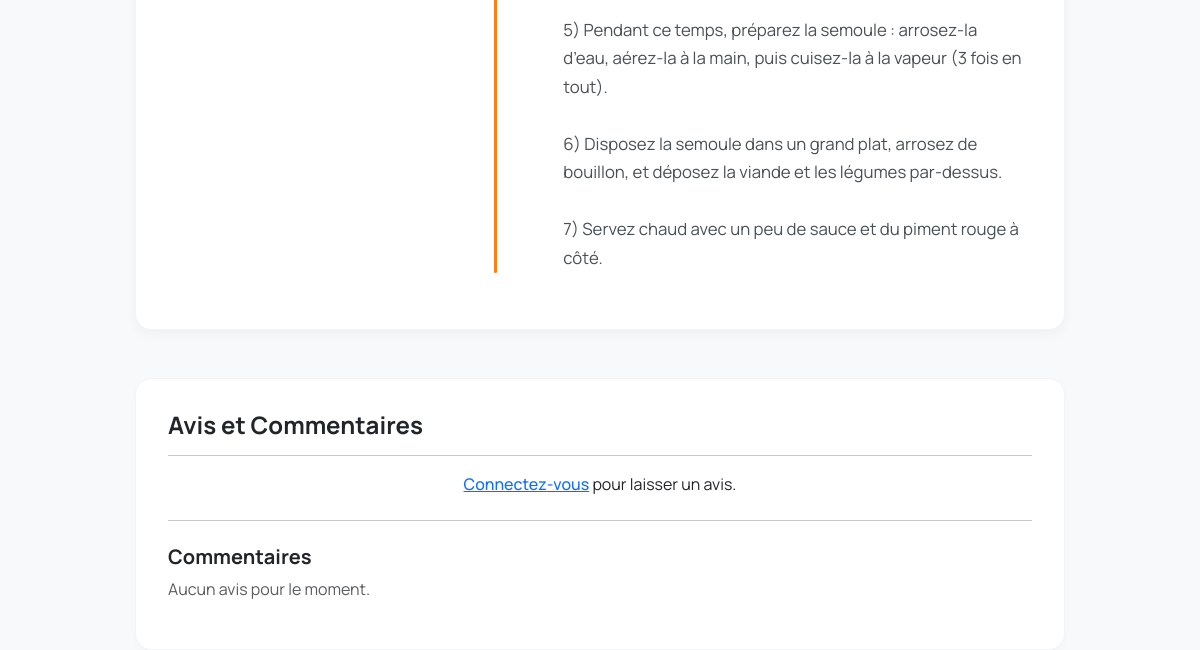
/recipe/3/ (lower part), run on an earlier commit of the app's database.
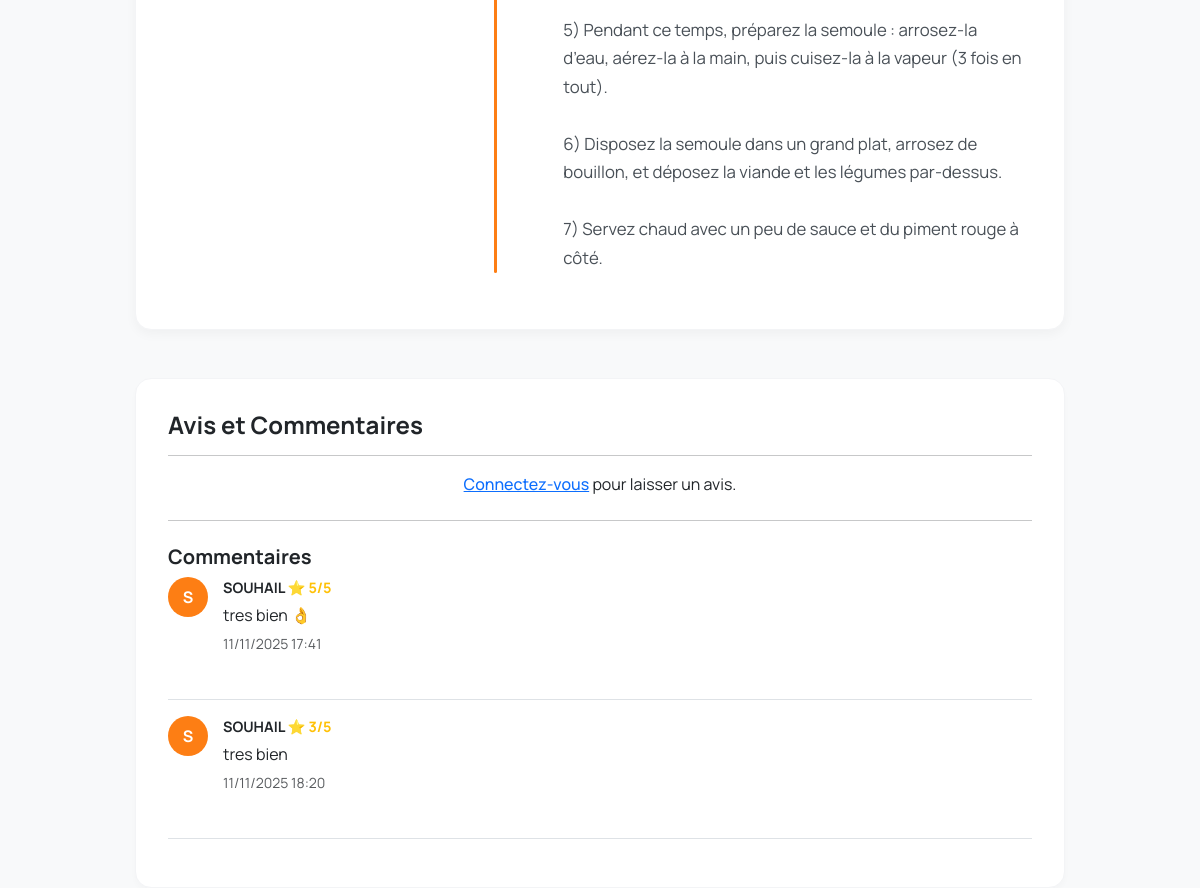
And on a later commit of the database.
### recettes/models.py (models this page shows, shortened)
class Review(models.Model):
    recipe = models.ForeignKey(Recipe, on_delete=models.CASCADE, related_name='reviews')
    user = models.ForeignKey(User, on_delete=models.CASCADE)
    rating = models.PositiveIntegerField(choices=[(i, i) for i in range(1, 6)])
    comment = models.TextField(blank=True)
    created_at = models.DateTimeField(auto_now_add=True)
    parent = models.ForeignKey(
        'self',
        on_delete=models.CASCADE,
        null=True,
        blank=True,
        related_name='replies'
    )
    class Meta:
        ordering = ['created_at']

### recettes/views.py (the view, shortened to what this page needs)
# urls.py: path('recipe/<int:recipe_id>/', views.recipe_detail, name='recipe_detail'),
def recipe_detail(request, recipe_id):
    recipe = get_object_or_404(Recipe, id=recipe_id)
    top_level_reviews = recipe.reviews.filter(parent=None)
    review_form = ReviewForm()
    context = {
        'recipe': recipe,
        'reviews': top_level_reviews,
        'review_form': review_form,  # Toujours un formulaire vide en cas d'échec
    }
    return render(request, 'recipe_detail.html', context)

### templates/recipe_detail.html (shortened to what this page needs)
{% extends 'base.html' %}
{% block content %}
<div class="col-lg-10 offset-lg-1">
    <div class="recipe-content-card">
        <div class="row">
            <div class="col-md-5 recipe-section">
            </div>
            <div class="col-md-7 recipe-section">
                <div class="instructions-container">
                    {% if recipe.instructions %}
                        <p class="instructions-text">{{ recipe.instructions }}</p>
                    {% else %}
                        <p class="text-muted">Aucune instruction disponible pour le moment.</p>
                    {% endif %}
                </div>
            </div>
        </div>
    </div>
    <div class="reviews-column mt-5" id="comments">
        <h4>Avis et Commentaires</h4>
        <hr>
        {% if user.is_authenticated %}
            <h5>Laisser un avis</h5>
            <form method="POST" action="{% url 'recipe_detail' recipe.id %}#comments">
                {% csrf_token %}
                <div class="mb-2">
                    <label class="form-label">{{ review_form.rating.label }}</label>
                    <div class="star-rating-form">
                        {% for value, text in review_form.rating.field.choices|slice:"::-1" %}
                            <input type="radio" name="rating" id="star-{{ value }}" value="{{ value }}">
                            <label for="star-{{ value }}">★</label>
                        {% endfor %}
                    </div>
                </div>
                <div class="mb-3">
                    <label class="form-label">{{ review_form.comment.label }}</label>
                    {{ review_form.comment }}
                </div>
                <button type="submit" class="btn btn-orange w-100">Envoyer l'avis</button>
            </form>
            <hr class="my-4">
        {% else %}
            <p class="text-center"><a href="{% url 'accounts:login' %}" style="font-weight: 500;">Connectez-vous</a> pour laisser un avis.</p>
            <hr class="my-4">
        {% endif %}
        <h5 class="mt-3">Commentaires</h5>
        {% for review in reviews %}
            {% include "partials/_review.html" with review=review recipe=recipe %}
        {% empty %}
            <p class="text-muted">Aucun avis pour le moment.</p>
        {% endfor %}
    </div>
</div>
{% endblock %}

### templates/partials/_review.html (shortened to what this page needs)
{% if review %}
<div class="border-bottom pb-3 mb-3
    {% if review.user == recipe.author %}review-author{% endif %}"
    style="{% if review.parent %}margin-left: 20px;{% endif %}">
    <div class="review">
        <div class="review-avatar" title="{{ review.user.username }}">
            {{ review.user.username|first|upper }}
        </div>
        <div class="review-body">
            <div class="review-header">
                {{ review.user.username }}
                {% if not review.parent %}
                    <span class="text-warning">⭐ {{ review.rating }}/5</span>
                {% endif %}
            </div>
            <p class="review-text">{{ review.comment }}</p>
            <small class="text-muted">{{ review.created_at|date:"d/m/Y H:i" }}</small>
        </div>
    </div>
</div>
{% endif %}

What changed in the data, as far as the page shows it:
added Review: user.username|first "S", user.username "SOUHAIL", rating "5", comment "tres bien 👌", created_at "11/11/2025 17:41"
added Review: user.username|first "S", user.username "SOUHAIL", rating "3", comment "tres bien", created_at "11/11/2025 18:20"
Also different on the page:
text no longer shown: "Aucun avis pour le moment."
